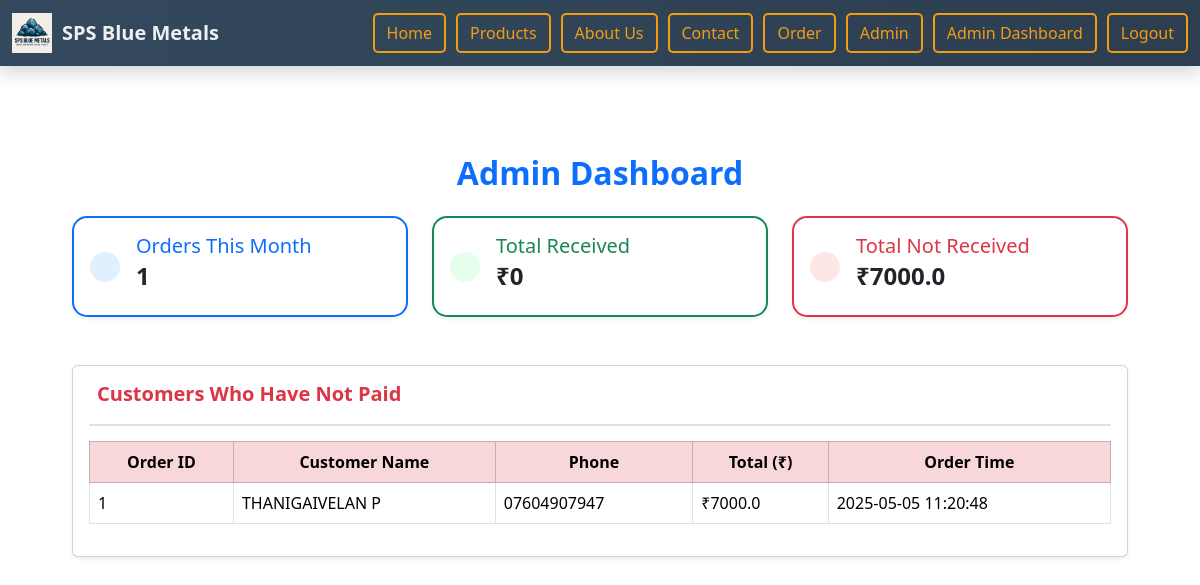
/admin-dashboard (signed in), run on an earlier commit of the app's database.
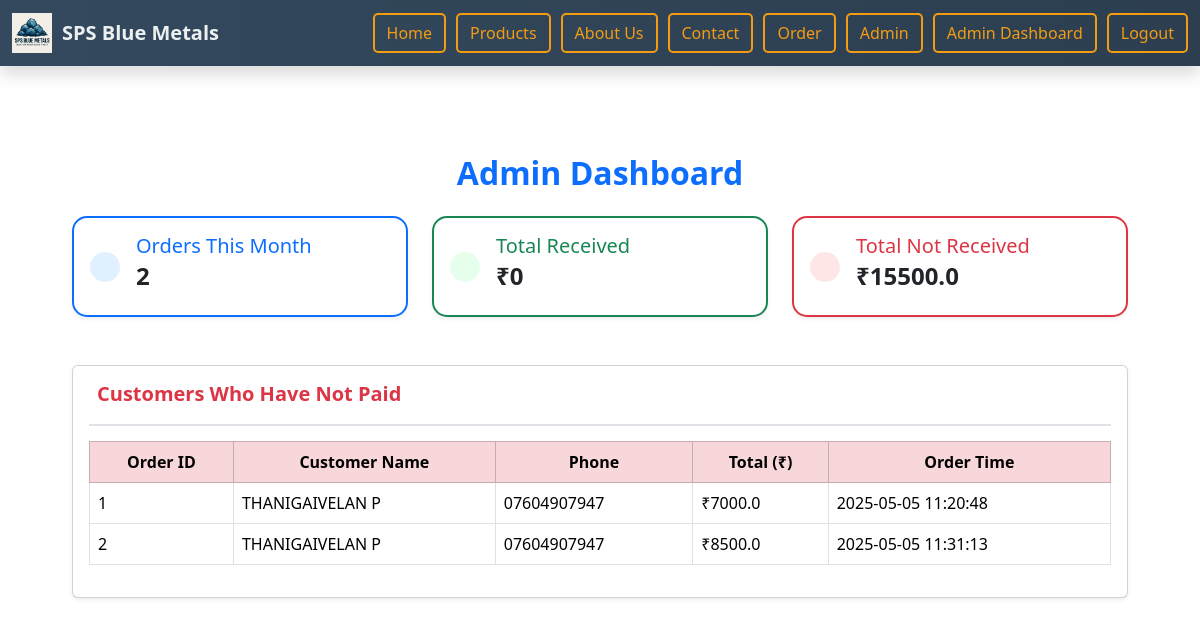
And on a later commit of the database.
### tables this page shows
CREATE TABLE orders (
            id INTEGER PRIMARY KEY AUTOINCREMENT,
            name TEXT,
            address TEXT,
            phone TEXT,
            total_price REAL,
            timestamp TEXT,
            payment_status TEXT DEFAULT 'Not Paid',
            order_status TEXT DEFAULT 'Ordered',
            user_id INTEGER
        );

### app.py (the view)
@app.route('/admin-dashboard')
@login_required
def admin_dashboard():
    conn = sqlite3.connect('orders.db')
    cur = conn.cursor()
    cur.execute("SELECT COUNT(*) FROM orders WHERE strftime('%m', timestamp) = strftime('%m', 'now')")
    order_count = cur.fetchone()[0]
    cur.execute("SELECT SUM(total_price) FROM orders WHERE payment_status = 'Paid'")
    total_received = cur.fetchone()[0] or 0
    cur.execute("SELECT SUM(total_price) FROM orders WHERE payment_status = 'Not Paid'")
    total_not_received = cur.fetchone()[0] or 0
    cur.execute("SELECT * FROM orders WHERE payment_status = 'Not Paid'")
    unpaid_orders = cur.fetchall()
    cur.execute("SELECT COUNT(*) FROM orders WHERE order_status = 'Ordered'")
    ordered_count = cur.fetchone()[0] or 0
    cur.execute("SELECT COUNT(*) FROM orders WHERE order_status = 'Shipped'")
    shipped_count = cur.fetchone()[0] or 0
    cur.execute("SELECT COUNT(*) FROM orders WHERE order_status = 'Delivered'")
    delivered_count = cur.fetchone()[0] or 0
    conn.close()
    return render_template(
        'admin_dashboard.html',
        order_count=order_count,
        total_received=total_received,
        total_not_received=total_not_received,
        unpaid_orders=unpaid_orders,
        ordered_count=ordered_count,
        shipped_count=shipped_count,
        delivered_count=delivered_count
    )

### app.py (called while the page is built)
def login_required(f):
    @wraps(f)
    def decorated_function(*args, **kwargs):
        if not session.get('admin_logged_in'):
            flash('Please login as admin to view this page.', 'warning')
            return redirect('/admin-login')
        return f(*args, **kwargs)
    return decorated_function

### templates/admin_dashboard.html (shortened to what this page needs)
{% extends 'base.html' %}
{% block content %}
<div class="container py-5">
    <h2 class="mb-4 fw-bold text-primary text-center">Admin Dashboard</h2>
    <div class="row g-4 mb-5">
        <div class="col-md-4">
            <div class="card dashboard-card shadow-sm border-primary border-2">
                <div class="card-body d-flex align-items-center">
                    <div class="icon-wrapper icon-blue me-3">
                    </div>
                    <div>
                        <h5 class="card-title text-primary mb-1">Orders This Month</h5>
                        <h4 class="fw-bold">{{ order_count }}</h4>
                    </div>
                </div>
            </div>
        </div>
        <div class="col-md-4">
            <div class="card dashboard-card shadow-sm border-success border-2">
                <div class="card-body d-flex align-items-center">
                    <div class="icon-wrapper icon-green me-3">
                    </div>
                    <div>
                        <h5 class="card-title text-success mb-1">Total Received</h5>
                        <h4 class="fw-bold">₹{{ total_received }}</h4>
                    </div>
                </div>
            </div>
        </div>
        <div class="col-md-4">
            <div class="card dashboard-card shadow-sm border-danger border-2">
                <div class="card-body d-flex align-items-center">
                    <div class="icon-wrapper icon-red me-3">
                    </div>
                    <div>
                        <h5 class="card-title text-danger mb-1">Total Not Received</h5>
                        <h4 class="fw-bold">₹{{ total_not_received }}</h4>
                    </div>
                </div>
            </div>
        </div>
    </div>
    <div class="card shadow-sm">
        <div class="card-body">
            <div class="section-header">
                <h5 class="fw-bold text-danger">Customers Who Have Not Paid</h5>
            </div>
            {% if unpaid_orders %}
                <div class="unpaid-list">
                    <table class="table table-hover table-bordered align-middle">
                        <thead class="table-danger text-center">
                            <tr>
                                <th>Order ID</th>
                                <th>Customer Name</th>
                                <th>Phone</th>
                                <th>Total (₹)</th>
                                <th>Order Time</th>
                            </tr>
                        </thead>
                        <tbody>
                            {% for order in unpaid_orders %}
                            <tr>
                                <td>{{ order[0] }}</td>
                                <td>{{ order[1] }}</td>
                                <td>{{ order[3] }}</td>
                                <td>₹{{ order[4] }}</td>
                                <td>{{ order[5] }}</td>
                            </tr>
                            {% endfor %}
                        </tbody>
                    </table>
                </div>
            {% else %}
                <p class="text-muted">🎉 All orders are paid!</p>
            {% endif %}
        </div>
    </div>
</div>
{% endblock %}

What changed in the data, as far as the page shows it:
added orders: id "2", name "THANIGAIVELAN P", phone "07604907947", total_price "8500.0", timestamp "2025-05-05 11:31:13"
Also different on the page:
{{ order_count }}: "1" → "2"
{{ total_not_received }}: "7000.0" → "15500.0"
